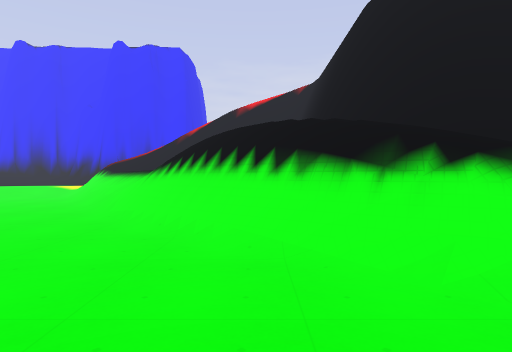
[1] (above)

20 first-person views from a walk through a Godot game level. The camera is 1.5 m above the floor, looks level and sees 75° across. The floor is counted in squares, 2 m on a side. Each view is taken from the middle of a square. On the plan, view 1 faces up. The plan holds only what a view shows up to about 11 squares ahead; the rest is blank. The place goes on beyond the plan. Characters and animated objects are not drawn. Surface patterns are stand-ins for the level's own textures.

[2]
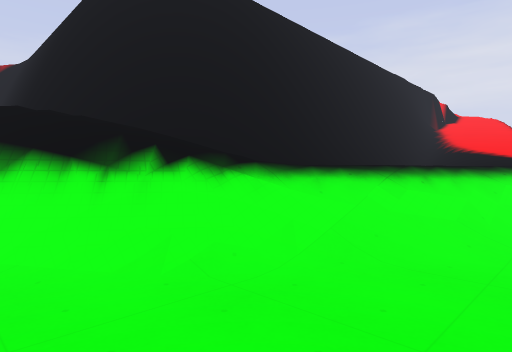

[3]
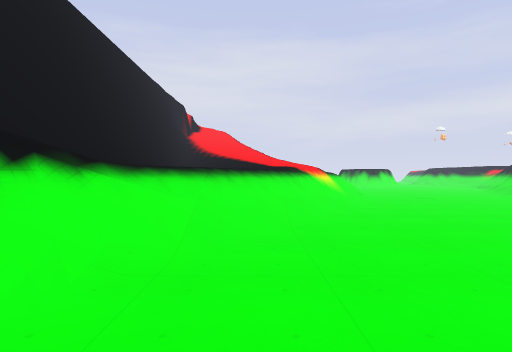

[4]
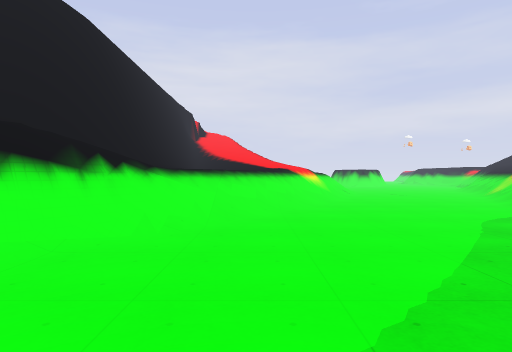

[5]
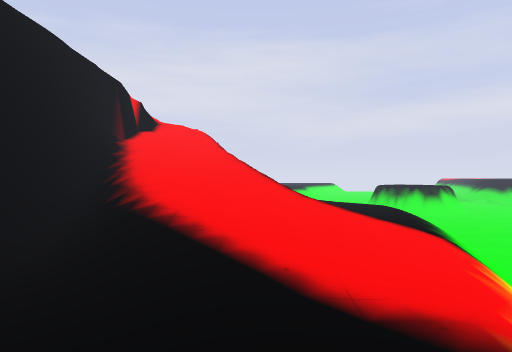

[6]
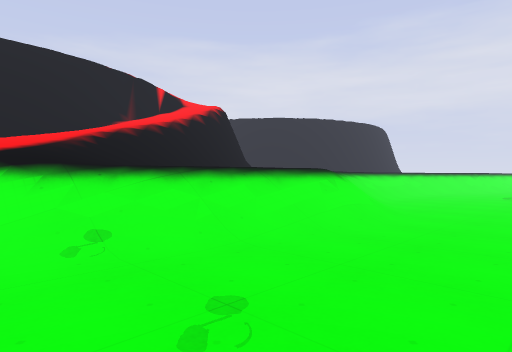

[7]
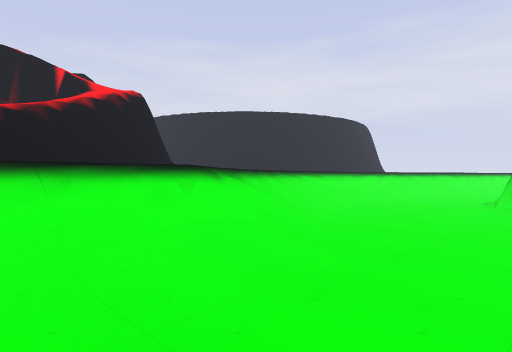

[8]
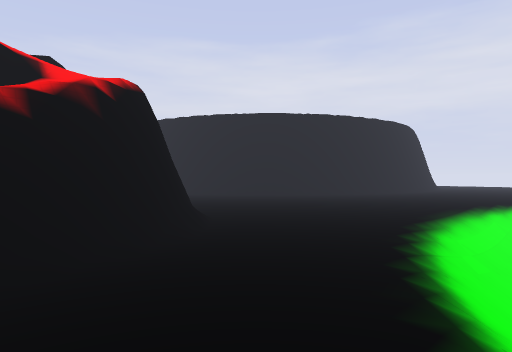

[9]
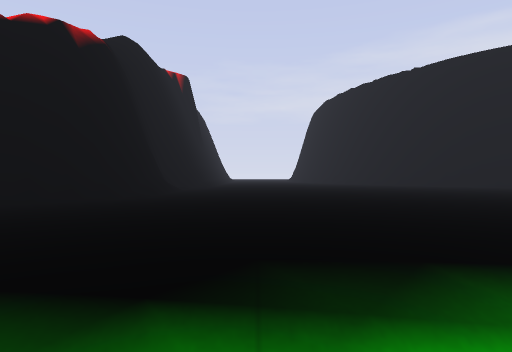

[10]
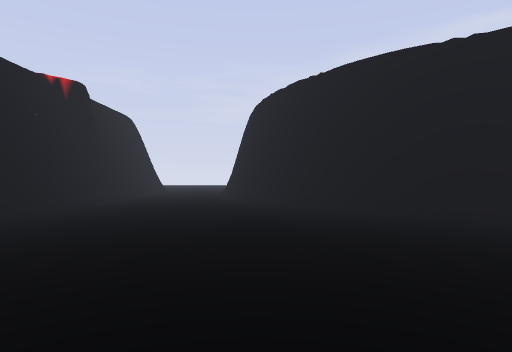

[11]
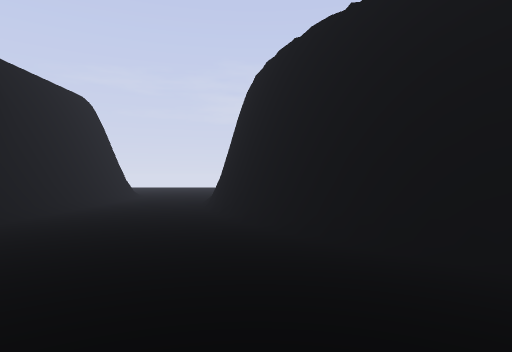

[12]
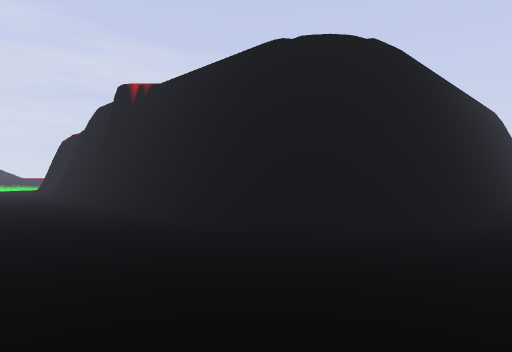

[13]
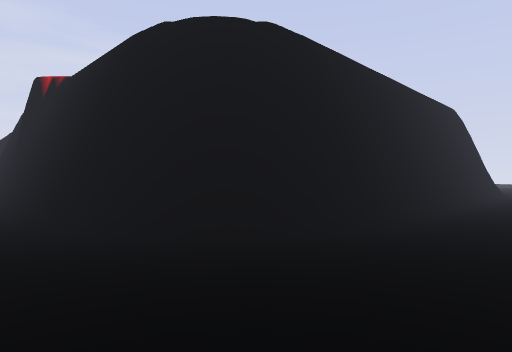

[14]
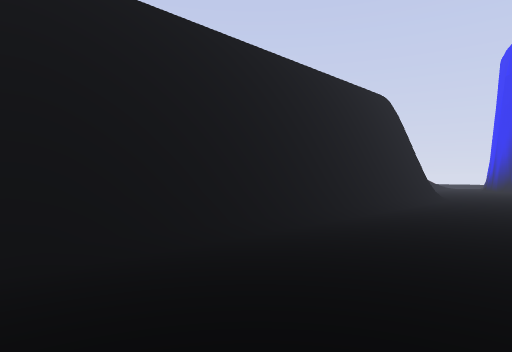

[15]
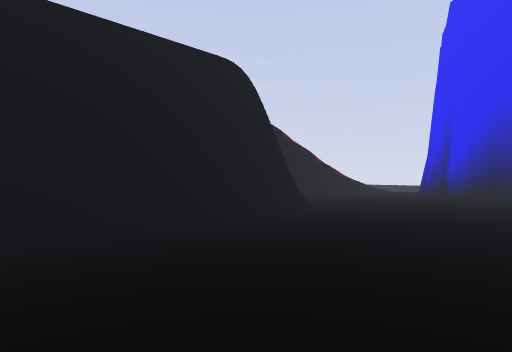

[16]
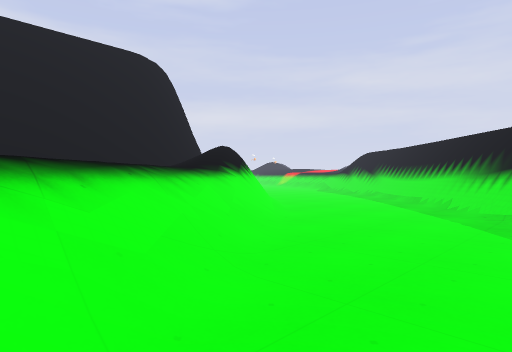

[17]
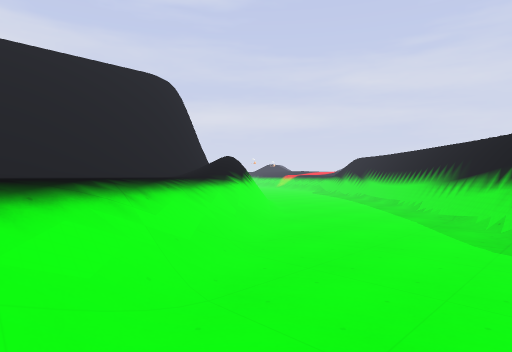

[18]
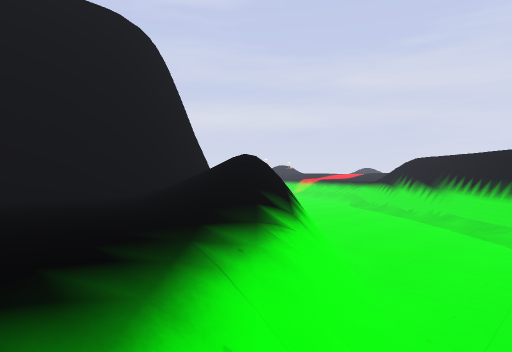

[19]
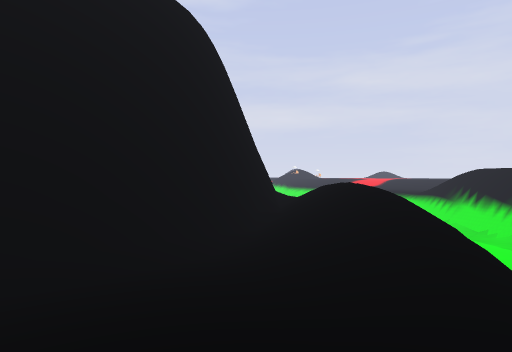

[20]
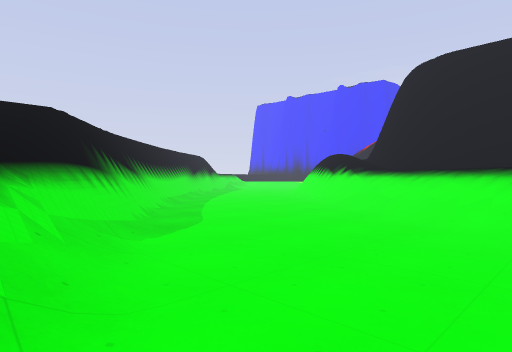

### Floor plan
Key: @ floor where view 1 was taken; # wall or solid block; . main floor; - floor 1.75 m lower than the main floor; : floor 2 m higher than the main floor; + floor 7 m higher than the main floor; / step, stairs or slope; = window, fence, low wall or low ledge; v drop or lower ground.
Columns run from 8 left of view 1 to 25 right of it. Each row starts with its distance up from view 1.
 23              ... .
 22        ..........  ... .
 21     ##.................... .
 20     #....................... .
 19       ......////////////.....
 18        ...###############....
 17         .. v///////////v##...
 16                         v#/..
 15                         +#/..
 14                         +#/..
 13                         +#/..#
 12 / //      v             +#/..##
 11 --///.   #v             +#/...#
 10 ---//.  .#v              #/...#
  9 ---///...#v             /#/...##
  8 ----//...#v             /#/....##
  7  ----////#v             /#/.....##
  6  ----/=//##             /#/......#
  5  #----/=//#v//////////  /#........
  4  ##----/=/###########vv=/#........
  3  :#-----/=///////////////#........
  2   ##------////  ///////v##........
  1   :v#------//////////=v#..........
  0    :v#--@----////////.......////..
 -1     :v#-------///////..../////////
 -2      :v#--------/////..////-----
 -3       :###---------//////--------
 -4         /#=/---------------------
 -5          /=///---------------##
 -6            /////----------

Where each view was taken, in squares from view 1:
view 1: 0 up, 0 right, facing up
view 2: 0 up, 0 right, facing up-right
view 3: 1 up, 1 left, facing right
view 4: 1 up, 3 left, facing right
view 5: 1 up, 6 right, facing right
view 6: 6 down, 9 right, facing up-right
view 7: 6 down, 12 right, facing up-right
view 8: 2 down, 14 right, facing up-right
view 9: 1 down, 19 right, facing up
view 10: 0 up, 22 right, facing up
view 11: 4 up, 22 right, facing up
view 12: 20 up, 21 right, facing down-left
view 13: 21 up, 19 right, facing down-left
view 14: 22 up, 15 right, facing down-left
view 15: 23 up, 9 right, facing down-left
view 16: 11 up, 7 left, facing down-right
view 17: 12 up, 8 left, facing down-right
view 18: 9 up, 4 left, facing down-right
view 19: 9 up, 2 left, facing down-right
view 20: 6 down, 7 right, facing up-left
